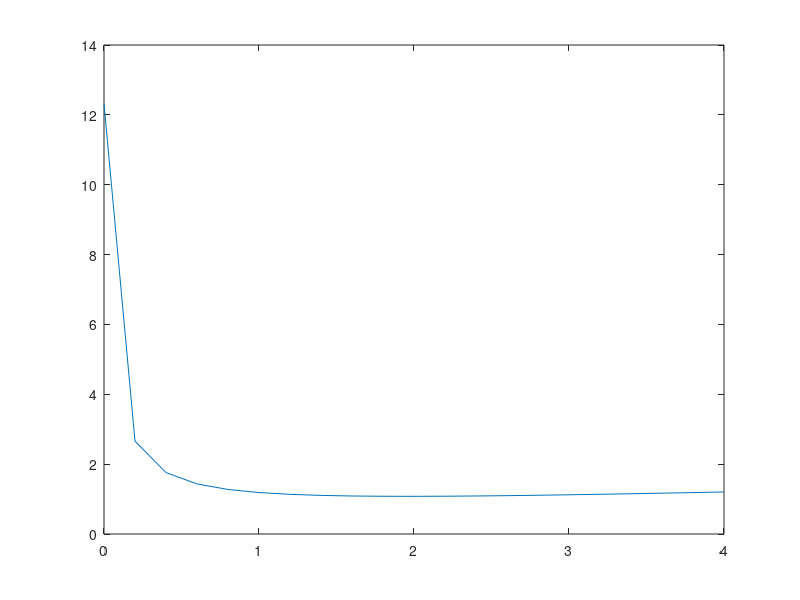

MATLAB code for this plot:
d = (0:0.2:4)';
L = [12.32169058,2.660330318,1.758653109,1.433941131,1.275299932,1.187163299,1.135481115,1.105075887,1.088155405,1.080306376,1.078841328,1.082029769,1.088706866,1.098059698,1.109503661,1.122607567,1.137046427,1.152570669,1.168985487,1.186136617,1.203900339];

plot(d,L)
